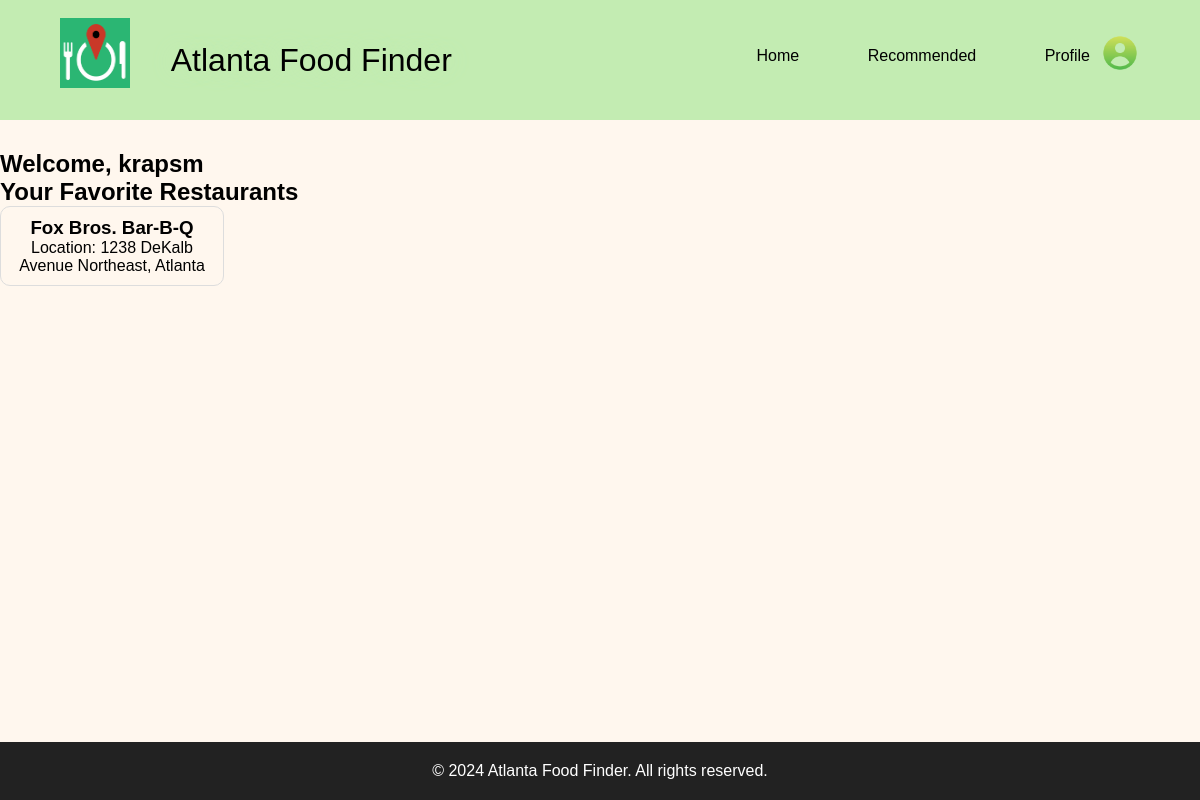
The app's page /profile/ (signed in) with its own data.
### accounts/models.py (models this page shows, shortened)
class FavoriteRestaurant(models.Model):
    user = models.ForeignKey(User, on_delete=models.CASCADE)
    restaurant = models.ForeignKey(Restaurant, on_delete=models.CASCADE)

class Restaurant(models.Model):
    place_id = models.CharField(max_length=255, unique=True, null=True)  # Add this line
    name = models.CharField(max_length=255)
    vicinity = models.CharField(max_length=255, null=True)  # Add this line if you need vicinity
    image = models.ImageField(upload_to='restaurants/', blank=True, null=True)  # Keep as optional if needed

### accounts/views.py (the view)
# urls.py: path('profile/', views.Profile, name='profile'),
def Profile(request):
    favorites = FavoriteRestaurant.objects.filter(user=request.user).select_related('restaurant')
    return render(request, 'profile.html', {'favorites': favorites})

### templates/profile.html (shortened to what this page needs)
{% load static %}
<!DOCTYPE html>
<html lang="en">
  <head>
    <link rel="stylesheet" href="{% static 'styles.css' %}" />
    <link href='https://unpkg.com/boxicons@2.1.4/css/boxicons.min.css' rel='stylesheet'>
  </head>
  <body>
    <header class="header">
      <img
        src="{% static 'Logo.png' %}"
        width="70"
        height="70"
        style="margin-right: 0px; margin-top: -14px"
      />
      <a href="{% url 'home' %}" class="logo" style="margin-left: -200px">
        <span> Atlanta Food Finder </span></a
      >
      <nav class="navbar">
        <a href="{% url 'home' %}">Home</a>
        <a href="{% url 'home' %}#Recommended">Recommended</a>
        <img
          src="{% static 'profil pic icon.png' %}"
          width="40"
          height="40"
          style="float: right; margin-left: 10px; margin-top: -14px"
        />
        <a href="{% url 'profile' %}">Profile</a>
      </nav>
    </header>
    <section class="profile" id="profile">
      <h1>Welcome, {{ user.username }}</h1>
      <h2>Your Favorite Restaurants</h2>
      <div class="favorite-restaurants">
          {% if favorites %}
              {% for favorite in favorites %}
                  <div class="restaurant-item">
                      <h3>{{ favorite.restaurant.name }}</h3>
                      <p>Location: {{ favorite.restaurant.vicinity }}</p>
                  </div>
              {% endfor %}
          {% else %}
              <p>You have no favorite restaurants yet.</p>
          {% endif %}
      </div>
    </section>
    <footer class="footer">
      <p>© 2024 Atlanta Food Finder. All rights reserved.</p>
    </footer>
  </body>
</html>

### static/styles.css (style rules this page uses)
* { margin: 0; padding: 0; box-sizing: border-box; text-decoration: none; border: none; outline: none; scroll-behavior: smooth; font-family: "Poppins", sans-serif; }
:root { --bg-color:#FFF7EE; --second-bg-color:#2222228d; --text-color: rgb(0, 0, 0); --main-color: #c3ecb2; }
body { background: var(--bg-color); color: var(--text-color); padding-top: 150px; }
.header { position: fixed; top: 0; left: 0; width: 100%; padding: 2rem 5% 2rem; background: #c3ecb2; backdrop-filter: blur(10px); display: flex; justify-content: space-between; align-items: center; z-index: 5; }
.logo { font-size: 2rem; color: var(--text-color); font-weight: 400; cursor: pointer; transition: 0.3s ease; }
.logo span { text-shadow: 0 0 25px var(--main-color); }
.navbar a { font-size: 1rem; color: var(--text-color); margin-left: 4rem; font-weight: 500; transition: 0.3s ease; border-bottom: 3px solid transparent; }
.favorite-restaurants { display: grid; grid-template-columns: repeat(auto-fill, minmax(200px, 1fr)); gap: 20px; }
.restaurant-item { text-align: center; padding: 10px; border: 1px solid #ddd; border-radius: 10px; transition: transform 0.3s ease; }
.footer { text-align: center; padding: 20px; background-color: #222; color: white; position: fixed; width: 100%; bottom: 0; }

### records on screen
FavoriteRestaurant: restaurant.name "Fox Bros. Bar-B-Q", restaurant.vicinity "1238 DeKalb Avenue Northeast, Atlanta"

### other values on screen
{{ user.username }} "krapsm"
